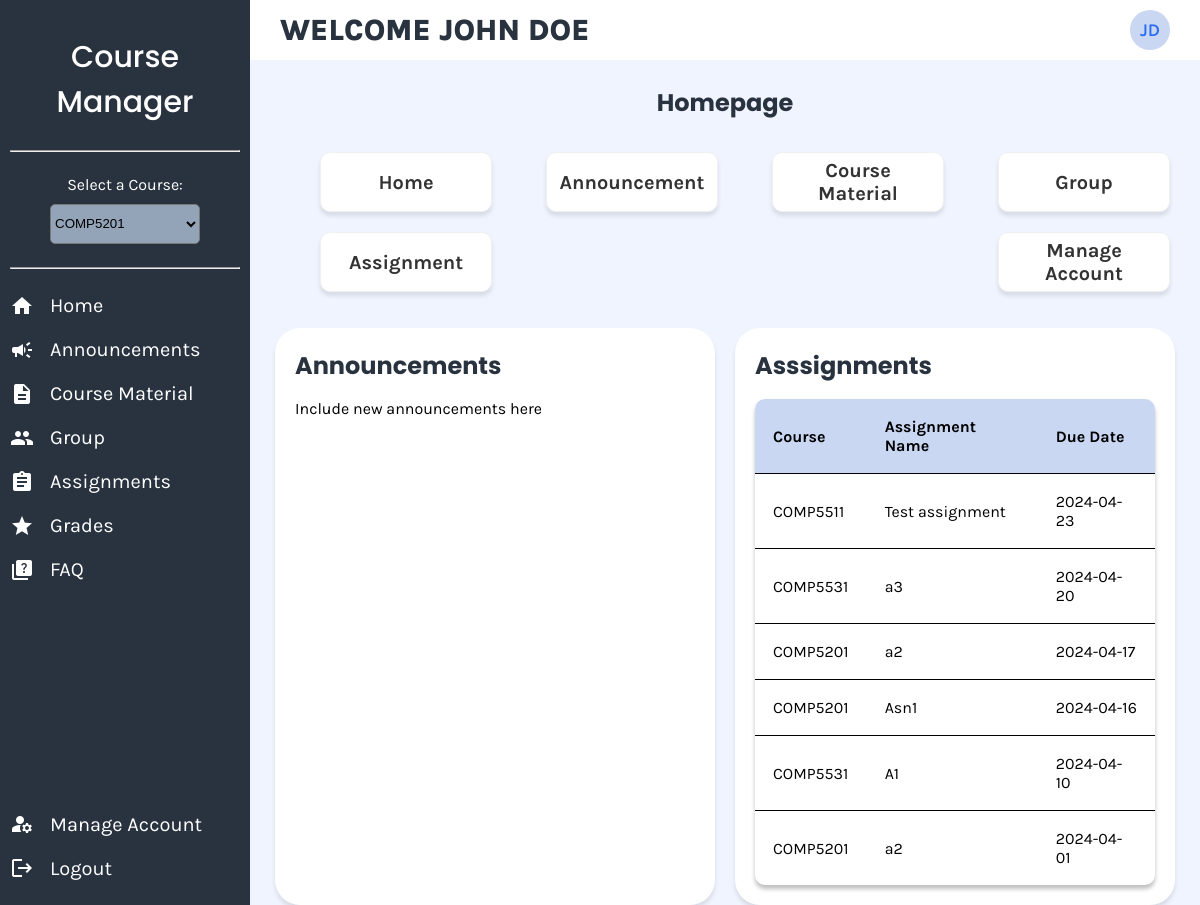
The app's page /professor.php (signed in) with its own data.
### tables this page shows
CREATE TABLE IF NOT EXISTS `assignments` (
  `Title` varchar(100) NOT NULL,
  `Weight` decimal(10,0) NOT NULL,
  `Max Mark` decimal(10,0) NOT NULL,
  `Post Date` date NOT NULL,
  `Due Date` date NOT NULL,
  `assign_id` int NOT NULL AUTO_INCREMENT,
  `assign_instructions` text NOT NULL,
  `course_id` int NOT NULL,
  PRIMARY KEY (`assign_id`),
  KEY `course_id` (`course_id`),
  CONSTRAINT `assignments_ibfk_1` FOREIGN KEY (`course_id`) REFERENCES `courses` (`course_id`) ON DELETE CASCADE ON UPDATE CASCADE
);

CREATE TABLE IF NOT EXISTS `courses` (
  `course_id` int NOT NULL AUTO_INCREMENT,
  `course_name` varchar(150) NOT NULL,
  `course_code` varchar(150) NOT NULL,
  `dept_name` varchar(150) NOT NULL,
  `semester` varchar(150) NOT NULL,
  `room_no` varchar(150) NOT NULL,
  `instructor_name` varchar(150) NOT NULL,
  PRIMARY KEY (`course_id`)
) AUTO_INCREMENT=4;

### professor.php (the view, shortened to what this page needs)
<?php
require 'header.php';
require 'sidebar.php';
$assignmentQuery = "SELECT a.*, c.course_code
                    FROM assignments a
                    INNER JOIN courses c ON a.course_id = c.course_id
                    ORDER BY a.`Due Date` DESC";
$assignmentResult = mysqli_query($conn, $assignmentQuery);
?>
<!DOCTYPE html>
<html lang="en">
<head>
    <link rel="stylesheet" href="style.css">
</head>
<body>
    <main>
        <div class="container">
            <h1>Homepage</h1>
            <div class="tiles">
                <ul class="tiles">
                    <li>
                        <a href="index.php">Home</a>
                    </li>
                    <li>
                        <a href="#">Announcement</a>
                    </li>
                    <li>
                        <a href="course_material.php">Course Material</a>
                    </li>
                    <li>
                        <a href="groups.php">Group</a>
                    </li>
                    <li>
                        <a href="assignment.php">Assignment</a>
                    </li>
                    <li>
                        <a href="manage_account.php">Manage Account</a>
                    </li>
                </ul>
            </div>
            <div class="general-tile">
                <div class="mid-tile">
                    <h1 class="mid-content">Announcements</h1>
                    <p>Include new announcements here</p>
                </div>
                <div class="mid-tile">
                    <h1 class="mid-content">Asssignments</h1>
                    <table>
                        <tr>
                            <th>Course</th>
                            <th>Assignment Name</th>
                            <th>Due Date</th>
                        </tr>
                        <?php
                        while ($row = mysqli_fetch_assoc($assignmentResult)) {
                            echo "<tr>";
                            echo "<td>" . $row['course_code'] . '</td>';
                            echo "<td>" . $row['Title'] . '</td>';
                            echo '<td>' . $row['Due Date'] . '</td>';
                            echo "</tr>";
                        }
                        ?>
                    </table>
                </div>
            </div>
        </div>
    </main>
</body>
</html>

### style.css (style rules this page uses)
main { background-color: #eff4ff; position: absolute; top: 60px; left: 250px; right: 0px; bottom: 0px; }
.container { margin: 25px 25px 25px 25px; }
h1 { font-family: 'Poppins', sans-serif; font-size: 24px; color: #29333F; text-align: center; }
table { width: 100%; position: relative; background: white; box-shadow: 0px 4px 4px rgba(0, 0, 0, 0.25); border-radius: 10px; border-collapse: collapse; overflow: hidden; }
tr { border-bottom: 1px solid black; }
tr:last-child { border-bottom: none; }
th { background-color: #c9d7f2; }
th, td { padding: 18px; text-align: left; }
*, *::after, *::before { box-sizing: border-box; }
body { color: black; font-family: 'Karla', sans serif; }
.tiles { display: flex; flex-wrap: wrap; justify-content: space-between; list-style-type: none; width: 100%; }
.tiles li { flex: 0 0 20%; background-color: white; padding: 10px; border-radius: 10px; text-align: center; justify-content: center; margin: 0px 5px 20px 5px; height: 60px; display: flex; align-items: center; border: 1px solid rgb(240, 240, 240); box-shadow: 0px 4px 4px rgba(0, 0, 0, 0.1); font-family: 'Karla', sans-serif; font-weight: 700; font-size: 20px; }
.tiles a { text-decoration: none; color: #333; }
.general-tile { display: grid; grid-template-columns: repeat(2, 1fr); gap: 20px; }
.mid-tile { background-color: white; padding: 20px; border-radius: 25px; box-shadow: 0px 4px 4px rgba(0, 0, 0, 0.1); }
.mid-content { margin-top: 0; text-align: left; }

### records on screen
assignments: course.course_code "COMP5511", Title "Test assignment", Due Date "2024-04-23"
assignments: course.course_code "COMP5531", Title "a3", Due Date "2024-04-20"
assignments: course.course_code "COMP5201", Title "a2", Due Date "2024-04-17"
assignments: course.course_code "COMP5201", Title "Asn1", Due Date "2024-04-16"
assignments: course.course_code "COMP5531", Title "A1", Due Date "2024-04-10"
assignments: course.course_code "COMP5201", Title "a2", Due Date "2024-04-01"

### other values on screen
$pageTitle "WELCOME JOHN DOE"
$initials "JD"
form field course_id "COMP5201"
